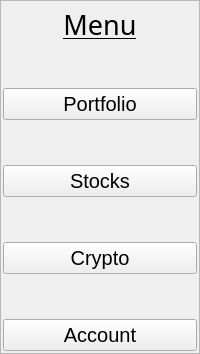
     <widget class="QFrame" name="frameMenu">
      <property name="sizePolicy">
       <sizepolicy hsizetype="Preferred" vsizetype="Preferred">
        <horstretch>0</horstretch>
        <verstretch>0</verstretch>
       </sizepolicy>
      </property>
      <property name="contextMenuPolicy">
       <enum>Qt::DefaultContextMenu</enum>
      </property>
      <property name="frameShape">
       <enum>QFrame::StyledPanel</enum>
      </property>
      <property name="frameShadow">
       <enum>QFrame::Raised</enum>
      </property>
      <layout class="QVBoxLayout" name="verticalLayout_8">
       <property name="spacing">
        <number>5</number>
       </property>
       <property name="leftMargin">
        <number>2</number>
       </property>
       <property name="topMargin">
        <number>5</number>
       </property>
       <property name="rightMargin">
        <number>2</number>
       </property>
       <property name="bottomMargin">
        <number>2</number>
       </property>
       <item alignment="Qt::AlignTop">
        <widget class="QLabel" name="labelMenu">
         <property name="font">
          <font>
           <family>Yu Gothic</family>
           <pointsize>20</pointsize>
           <underline>true</underline>
          </font>
         </property>
         <property name="text">
          <string>Menu</string>
         </property>
         <property name="alignment">
          <set>Qt::AlignCenter</set>
         </property>
        </widget>
       </item>
       <item>
        <spacer name="verticalSpacer">
         <property name="orientation">
          <enum>Qt::Vertical</enum>
         </property>
         <property name="sizeHint" stdset="0">
          <size>
           <width>20</width>
           <height>40</height>
          </size>
         </property>
        </spacer>
       </item>
       <item>
        <widget class="QPushButton" name="btnPortfolio">
         <property name="font">
          <font>
           <pointsize>15</pointsize>
          </font>
         </property>
         <property name="text">
          <string>Portfolio</string>
         </property>
        </widget>
       </item>
       <item>
        <spacer name="verticalSpacer_2">
         <property name="orientation">
          <enum>Qt::Vertical</enum>
         </property>
         <property name="sizeHint" stdset="0">
          <size>
           <width>20</width>
           <height>40</height>
          </size>
         </property>
        </spacer>
       </item>
       <item>
        <widget class="QPushButton" name="btnStocks">
         <property name="font">
          <font>
           <pointsize>15</pointsize>
          </font>
         </property>
         <property name="text">
          <string>Stocks</string>
         </property>
        </widget>
       </item>
       <item>
        <spacer name="verticalSpacer_3">
         <property name="orientation">
          <enum>Qt::Vertical</enum>
         </property>
         <property name="sizeHint" stdset="0">
          <size>
           <width>20</width>
           <height>40</height>
          </size>
         </property>
        </spacer>
       </item>
       <item>
        <widget class="QPushButton" name="btnCrypto">
         <property name="font">
          <font>
           <pointsize>15</pointsize>
          </font>
         </property>
         <property name="text">
          <string>Crypto</string>
         </property>
        </widget>
       </item>
       <item>
        <spacer name="verticalSpacer_4">
         <property name="orientation">
          <enum>Qt::Vertical</enum>
         </property>
         <property name="sizeHint" stdset="0">
          <size>
           <width>20</width>
           <height>40</height>
          </size>
         </property>
        </spacer>
       </item>
       <item>
        <widget class="QPushButton" name="btnAccount">
         <property name="font">
          <font>
           <pointsize>15</pointsize>
          </font>
         </property>
         <property name="text">
          <string>Account</string>
         </property>
        </widget>
       </item>
      </layout>
     </widget>
